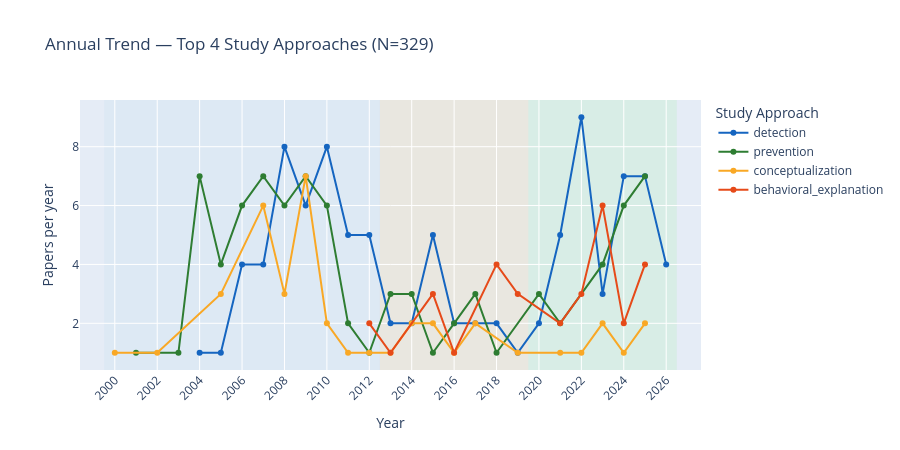

Notebook code for this chart:
### Markdown cell above
## 3 · Annual Trend Lines — Top Study Approaches

### Code cell
top4_approaches = (
    df["study_approach"].value_counts().head(4).index.tolist()
)

annual_sa = (
    df[df["study_approach"].isin(top4_approaches)]
    .groupby(["Year", "study_approach"])
    .size()
    .reset_index(name="N")
)

fig = go.Figure()
for approach in top4_approaches:
    sub = annual_sa[annual_sa["study_approach"] == approach]
    fig.add_trace(go.Scatter(
        x=sub["Year"], y=sub["N"],
        mode="lines+markers",
        name=approach,
        line=dict(color=STYLE["study_approach"].get(approach, "#9E9E9E"), width=2),
        marker=dict(size=6),
    ))

# Phase shading
for p in [
    {"name": "Phase 1", "x0": 1999.5, "x1": 2012.5, "color": "rgba(173,216,230,0.15)"},
    {"name": "Phase 2", "x0": 2012.5, "x1": 2019.5, "color": "rgba(255,200,100,0.15)"},
    {"name": "Phase 3", "x0": 2019.5, "x1": 2026.5, "color": "rgba(144,238,144,0.15)"},
]:
    fig.add_vrect(x0=p["x0"], x1=p["x1"], fillcolor=p["color"], layer="below", line_width=0)

fig.update_layout(
    title=f"Annual Trend — Top 4 Study Approaches (N={N})",
    xaxis=dict(title="Year", dtick=2, tickangle=-45),
    yaxis=dict(title="Papers per year"),
    legend_title="Study Approach",
    height=450,
)
fig.show()
save_figure(fig, "04_approach_trends_line")

### Figure 1 — Plotly figure (JSON) as saved in the notebook; plotly's stock layout.template omitted (floating-point values rounded to 4 significant figures)
{"data": [{"line": {"color": "#1565C0", "width": 2}, "marker": {"size": 6}, "mode": "lines+markers", "name": "detection", "type": "scatter", "x": [2004, 2005, 2006, 2007, 2008, 2009, 2010, 2011, 2012, 2013, 2014, 2015, 2016, 2017, 2018, 2019, 2020, 2021, 2022, 2023, 2024, 2025, 2026], "y": [1, 1, 4, 4, 8, 6, 8, 5, 5, 2, 2, 5, 2, 2, 2, 1, 2, 5, 9, 3, 7, 7, 4]}, {"line": {"color": "#2E7D32", "width": 2}, "marker": {"size": 6}, "mode": "lines+markers", "name": "prevention", "type": "scatter", "x": [2001, 2003, 2004, 2005, 2006, 2007, 2008, 2009, 2010, 2011, 2012, 2013, 2014, 2015, 2016, 2017, 2018, 2020, 2021, 2023, 2024, 2025], "y": [1, 1, 7, 4, 6, 7, 6, 7, 6, 2, 1, 3, 3, 1, 2, 3, 1, 3, 2, 4, 6, 7]}, {"line": {"color": "#F9A825", "width": 2}, "marker": {"size": 6}, "mode": "lines+markers", "name": "conceptualization", "type": "scatter", "x": [2000, 2002, 2005, 2007, 2008, 2009, 2010, 2011, 2012, 2013, 2014, 2015, 2016, 2017, 2019, 2021, 2022, 2023, 2024, 2025], "y": [1, 1, 3, 6, 3, 7, 2, 1, 1, 1, 2, 2, 1, 2, 1, 1, 1, 2, 1, 2]}, {"line": {"color": "#E64A19", "width": 2}, "marker": {"size": 6}, "mode": "lines+markers", "name": "behavioral_explanation", "type": "scatter", "x": [2012, 2013, 2015, 2016, 2018, 2019, 2021, 2022, 2023, 2024, 2025], "y": [2, 1, 3, 1, 4, 3, 2, 3, 6, 2, 4]}], "layout": {"height": 450, "legend": {"title": {"text": "Study Approach"}}, "shapes": [{"fillcolor": "rgba(173,216,230,0.15)", "layer": "below", "line": {"width": 0}, "type": "rect", "x0": 2000.0, "x1": 2012.0, "xref": "x", "y0": 0, "y1": 1, "yref": "y domain"}, {"fillcolor": "rgba(255,200,100,0.15)", "layer": "below", "line": {"width": 0}, "type": "rect", "x0": 2012.0, "x1": 2020.0, "xref": "x", "y0": 0, "y1": 1, "yref": "y domain"}, {"fillcolor": "rgba(144,238,144,0.15)", "layer": "below", "line": {"width": 0}, "type": "rect", "x0": 2020.0, "x1": 2026.0, "xref": "x", "y0": 0, "y1": 1, "yref": "y domain"}], "title": {"text": "Annual Trend — Top 4 Study Approaches (N=329)"}, "xaxis": {"dtick": 2, "tickangle": -45, "title": {"text": "Year"}}, "yaxis": {"title": {"text": "Papers per year"}}}}
